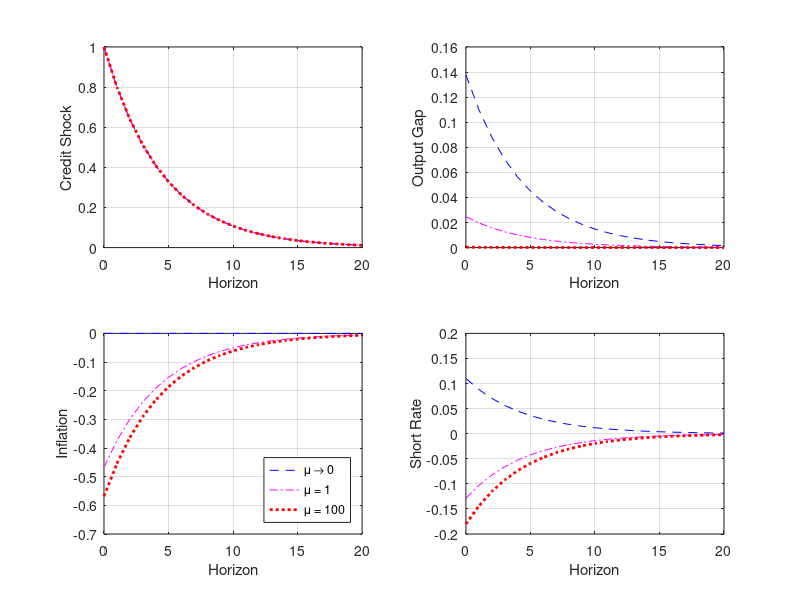

This chart was generated by the following MATLAB code:
clear
close all
cd('model')

global z sigma gamma zeta b1 b2 eta beta rhot

beta = 0.995; % discount rate patient
Pis = 1; % trend inflation
Rss = Pis/beta; % SS short rate
Rres = Rss; % SS rate on reserves
sp = 2/400; % targeted spread
Rbs = sp + Rss; % steady state long rate
betab = beta*Rss/Rbs; % discount factor impatient
epsi = 11; % elasticity of sub
pms = (epsi-1)/epsi; % steady state markup
ws = pms; % steady state wage
Ls = 1; % targeted SS labor
phi = 0.75; % calvo parameter
prs = ( ( 1-phi*Pis^(epsi-1) )/(1-phi))^(1/(1-epsi)); % SS reset price
vs = (1-phi)*prs^(-epsi)/(1-phi*Pis^(epsi)); % SS dispersion
Ys = Ls/vs; % SS output
z = 0.33; % Targeted share of impatient types
Cbs = z*Ys; % SS consumption impatient
Cs = (1-z)*Ys; % SS consumptin patient
chi = 1; % Inverse Frisch
sigma = 1; % EIS
psi = Cs^(-sigma)*ws/Ls^(chi); % Labor disutility consistent with 
r = 0.1; % SS reserve/output ratio
res = r*Ys; % SS reserves
kappa = 1 - 40^(-1); % Perpetuity decay
Qs = (Rbs - kappa)^(-1); % Steady state bond price
bcbs = res/Qs; % steady state CB bond holdings
bs = Cbs/Qs;
Xb = (Rbs*Qs*bs);
bfis = bs - bcbs; % Steady state FI bond holdings
thetas = 5; % modified leverage ratio
Xfi = Qs*bfis/thetas; % Transfer to FI
ss = Qs*bfis*(1-kappa*Pis^(-1)) + res - Xfi; % steady state deposits/saving
qes = Qs*bcbs;

% checks
Ds = Ys - ws*Ls; % production dividends
Dfi = Rbs*Qs*bfis + Rres*res - Rss*ss; % FI dividends
Ts = -Rbs*Qs*bcbs + Rres*res; % lump sum transfer (should be negative because it is a transfer)

check = Cs + ss - ws*Ls - Rss*ss - Ds - Dfi + Ts + kappa*Qs*bfis + Xfi + Xb; % should be zero -- patient household budget constraint)
check2 = Cbs + bs - Qs*bs*(1-kappa) - Xb;

% taylor rule
rhor = 0.8;
phipi = 1.5;
phix = 0.0;

% exogenous processes
rhoA = 0.8;
rhoq = 0.8;
rhot = 0.8;

srf = 1/400; % desired shock to natural rate. Pick sA to generate this -- 100 basis points annualized
%sA = abs(srf/(sigma*(rhoA - 1)*(chi*(1-z)+sigma)/(1-z)^2));
sA = abs(srf*(chi*(1-z)+sigma)/(sigma*(rhoA-1)*(1+chi)));
sA = abs(.01*(chi*(1-z) + sigma)/((1+chi)*(1-z)));
%sA = 0.01;
sq = 0.01;
st = 0.01;
sr = 0.01;

% save parameters
gamma = (1-phi)*(1-phi*beta)/phi;
zeta = (chi*(1-z)+sigma)/(1-z);
b1 = bfis/bs;
b2 = bcbs/bs;

et = 0;
QQ = size(et,2);
T = 21;
theta_irf = zeros(T,1);
theta_irf(1,1) = 0.01;
for j = 2:T
    theta_irf(j,1) = rhot*theta_irf(j-1,1);
end
pi_irf = zeros(T,QQ);
x_irf = zeros(T,QQ);
rs_irf = zeros(T,QQ);
for ii = 1:QQ
    eta = et(ii);
mu = 1;

varphi1 = -((1-rhot)*z*gamma*b1*(zeta-sigma/(1-z)))/((1-z)/sigma*rhot*gamma*zeta-(1-beta*rhot)*(1-rhot));
varphi2 = ((1-beta*rhot)*varphi1+z*gamma*sigma*b1/(1-z))/(gamma*zeta);
T = 21;

% simulate path of theta


pi_irf(1,ii) = varphi1*theta_irf(1,1);
x_irf(1,ii) = varphi2*theta_irf(1,1);
rs_irf(1,ii) = eta*theta_irf(1,1);

for j = 2:T
    pi_irf(j,ii) = varphi1*theta_irf(j,1);
    x_irf(j,ii) = varphi2*theta_irf(j,1);
    rs_irf(j,ii) = eta*theta_irf(j,1);
end

end

t = 1:T;

% prepopulate 
mt = [0.00001 1 100];
Q = size(mt,2);
pi_irf2 = zeros(T,Q);
x_irf2 = zeros(T,Q);
rs_irf2 = zeros(T,Q);
eta_hold = zeros(1,Q);

for ii = 1:Q
mu = mt(ii);

varphi1 = -mu*z*gamma*sigma*b1/((1-z)*(gamma^2*zeta^2+mu*(1-beta*rhot)));
varphi2 = -gamma*zeta/mu*varphi1;

% pick eta optimally
eta_opt = rhot*varphi1+sigma*gamma*zeta*(1-rhot)/(mu*(1-z))*varphi1+(1-rhot)*sigma*z*b1/(1-z);
eta_hold(ii) = eta_opt;

% compute optimal IRFs
eta = eta_opt;



pi_irf2(1,ii) = varphi1*theta_irf(1,1);
x_irf2(1,ii) = varphi2*theta_irf(1,1);
rs_irf2(1,ii) = eta*theta_irf(1,1);

for j = 2:T
    pi_irf2(j,ii) = varphi1*theta_irf(j,1);
    x_irf2(j,ii) = varphi2*theta_irf(j,1);
    rs_irf2(j,ii) = eta*theta_irf(j,1);
end

end


t = 1:T;


figure
subplot(2,2,1)
plot(t,100*theta_irf,'--b',t,100*theta_irf,'-.m',t,100*theta_irf,':r','Linewidth',2)
ylabel('Credit Shock')
xlabel('Horizon')
grid on 
xlim([1 21])
xticks([1 6 11 16 21])
xticklabels({'0','5','10','15','20'})

subplot(2,2,2)
plot(t,100*x_irf2(:,1),'--b',t,100*x_irf2(:,2),'-.m',t,100*x_irf2(:,3),':r','Linewidth',2)
ylabel('Output Gap')
xlabel('Horizon')
grid on 
xlim([1 21])
xticks([1 6 11 16 21])
xticklabels({'0','5','10','15','20'})

subplot(2,2,3)
plot(t,400*pi_irf2(:,1),'--b',t,400*pi_irf2(:,2),'-.m',t,400*pi_irf2(:,3),':r','Linewidth',2)
ylabel('Inflation')
xlabel('Horizon')
grid on 
legend('\mu \rightarrow 0', '\mu = 1','\mu = 100','Location','southeast')
xlim([1 21])
xticks([1 6 11 16 21])
xticklabels({'0','5','10','15','20'})

subplot(2,2,4)
plot(t,400*rs_irf2(:,1),'--b',t,400*rs_irf2(:,2),'-.m',t,400*rs_irf2(:,3),':r','Linewidth',2)
ylabel('Short Rate')
xlabel('Horizon')
grid on 
xlim([1 21])
xticks([1 6 11 16 21])
xticklabels({'0','5','10','15','20'})
saveas(gcf,'four_nozlb2','epsc')  
